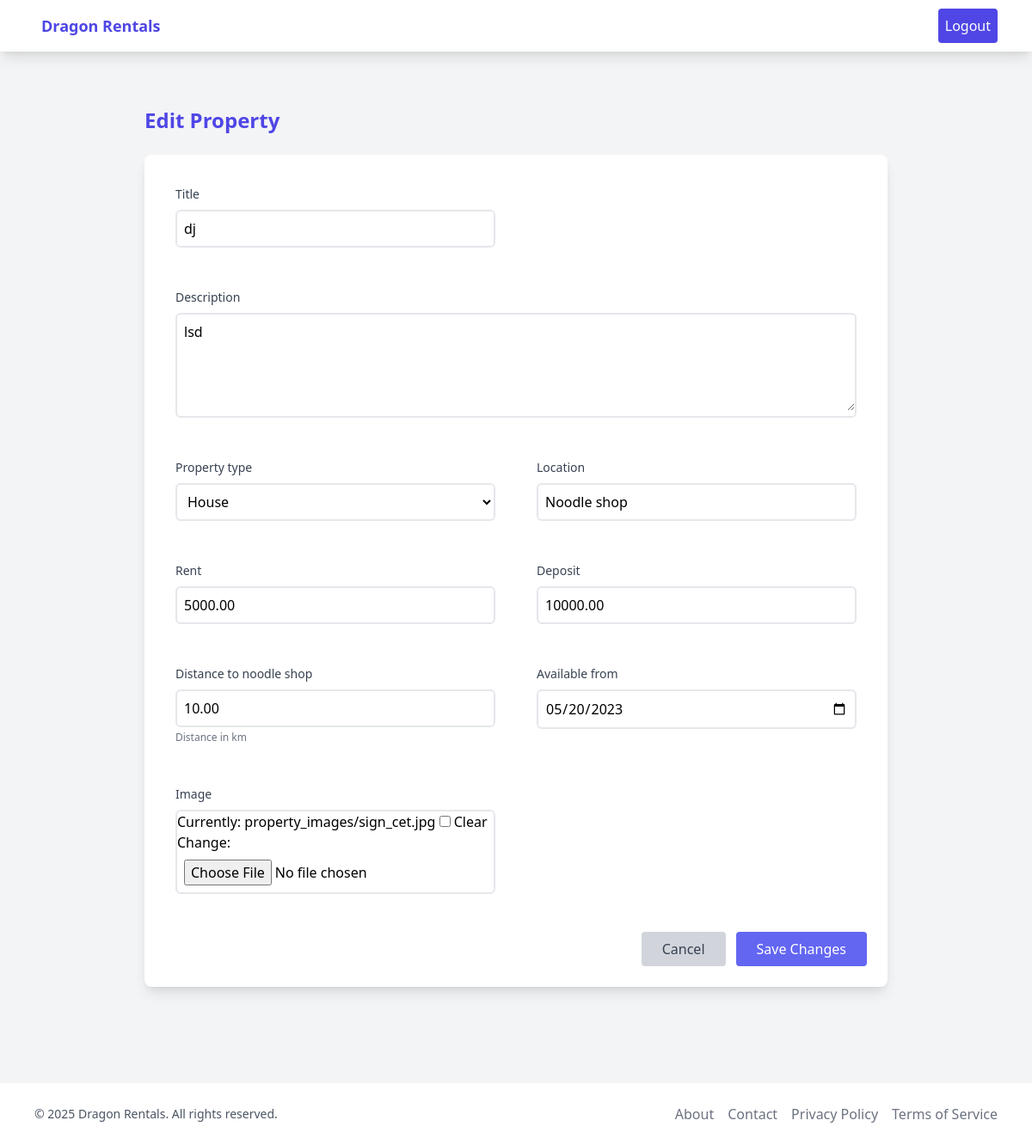
The page /listings/2/edit/ (signed in) on the database its author committed.
### listings/models.py (models this page shows, shortened)
class Property(models.Model):
    PROPERTY_TYPES = [
        ('house', 'House'),
        ('apartment', 'Apartment'),
        ('dojo', 'Dojo'),
        ('shop', 'Shop'),
    ]
    title = models.CharField(max_length=200)
    description = models.TextField()
    property_type = models.CharField(max_length=20, choices=PROPERTY_TYPES)
    location = models.CharField(max_length=200)
    rent = models.DecimalField(max_digits=10, decimal_places=2, validators=[MinValueValidator(0)])
    deposit = models.DecimalField(max_digits=10, decimal_places=2, validators=[MinValueValidator(0)])
    distance_to_noodle_shop = models.DecimalField(max_digits=5, decimal_places=2, help_text="Distance in km")
    available_from = models.DateField()
    landlord = models.ForeignKey(CustomUser, on_delete=models.CASCADE, related_name='properties')
    created_at = models.DateTimeField(auto_now_add=True)
    updated_at = models.DateTimeField(auto_now=True)
    image = models.ImageField(upload_to='property_images/', blank=True, null=True)
    class Meta:
        verbose_name_plural = "Properties"
        ordering = ['-created_at']

### listings/views.py (the view)
# urls.py: path('<int:pk>/edit/', views.edit_property, name='edit_property'),
@login_required
def edit_property(request, pk):
    property = get_object_or_404(Property, pk=pk, landlord=request.user)
    if request.method == 'POST':
        form = PropertyForm(request.POST, request.FILES, instance=property)
        if form.is_valid():
            form.save()
            return redirect('property_detail', pk=property.pk)
    else:
        form = PropertyForm(instance=property)
    return render(request, 'listings/edit_property.html', {'form': form})

### listings/forms.py
class PropertyForm(forms.ModelForm):
    class Meta:
        model = Property
        fields = [
            'title', 'description', 'property_type', 'location',
            'rent', 'deposit', 'distance_to_noodle_shop',
            'available_from', 'image'
        ]
        widgets = {
            'available_from': forms.DateInput(attrs={'type': 'date'}),
            'description': forms.Textarea(attrs={'rows': 4}),
        }

### templates/listings/edit_property.html (shortened to what this page needs)
{% extends 'base.html' %}
{% block content %}
<div class="max-w-4xl mx-auto py-8 px-4">
    <h2 class="text-2xl font-bold mb-6 text-indigo-600 animate-fade-in">Edit Property</h2>
    <div class="bg-white p-6 rounded-lg shadow-lg transition-all duration-300 hover:shadow-xl">
        <form method="post" enctype="multipart/form-data">
            <div class="grid grid-cols-1 md:grid-cols-2 gap-6">
                {% for field in form %}
                    {% if field.widget_type != 'checkbox' %}
                        <div class="{% if field.name == 'description' %}md:col-span-2{% endif %} transition-all duration-300 hover:bg-indigo-50 p-3 rounded-md">
                            <label class="block text-sm font-medium text-gray-700 mb-2">{{ field.label }}</label>
                            <div class="border-2 border-gray-200 focus-within:border-indigo-500 rounded-md transition-colors duration-300">
                                {{ field }}
                            </div>
                            {% if field.help_text %}
                                <p class="text-xs text-gray-500 mt-1">{{ field.help_text }}</p>
                            {% endif %}
                        </div>
                    {% endif %}
                {% endfor %}
            </div>
            <div class="mt-8 flex justify-end gap-3">
                <a href="{% url 'home' %}" class="bg-gray-300 text-gray-700 py-2 px-6 rounded hover:bg-gray-400 transition duration-200">
                    Cancel
                </a>
                <button type="submit" class="bg-indigo-500 text-white py-2 px-6 rounded hover:bg-indigo-600 transition duration-200 transform hover:scale-105">
                    Save Changes
                </button>
            </div>
        </form>
    </div>
</div>
{% endblock %}

### templates/listings/edit_property.html (style rules this page uses)
.animate-fade-in { animation: fadeIn 0.8s ease-in-out; }
form input:not([type="checkbox"]), form select, form textarea { width: 100%; padding: 0.5rem; outline: none !important; background-color: transparent; }
form textarea { min-height: 100px; }

### rows shown on the page
Property: form "dj" "lsd" "House" "Noodle shop" "5000.00" "10000.00" "10.00" "05/20/2023"

### other values the page prints
{{ field.label }} "Title" "Description" "Property type" "Location" "Rent" "Deposit" "Distance to noodle shop" "Available from" "Image"
{{ field.help_text }} "Distance in km"
